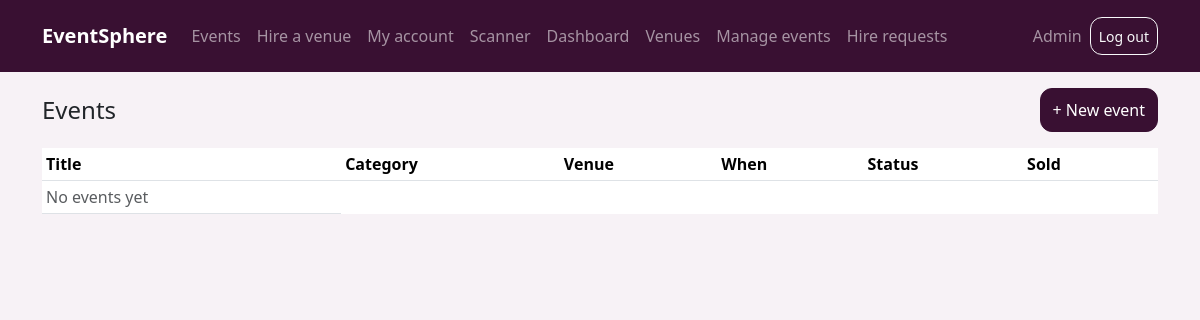
The app's page /admin/events (signed in), older data.
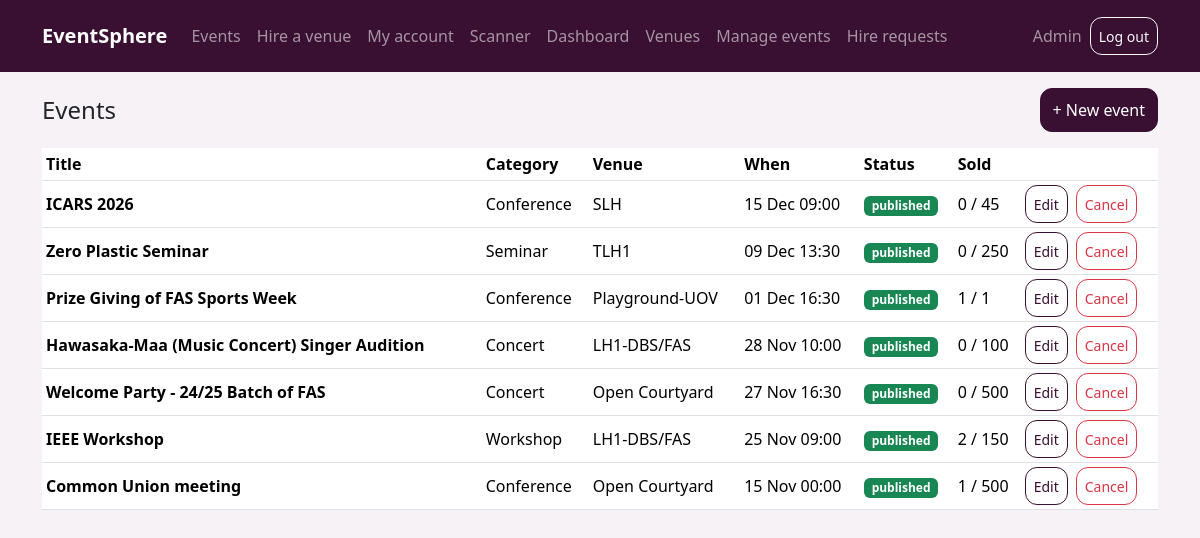
The same page, newer data.
### app/models.py (models this page shows)
class Event(Base):
    __tablename__ = "events"
    id = Column(Integer, primary_key=True)
    title = Column(String(200), nullable=False)
    category = Column(String(50), default="Concert")
    venue_id = Column(Integer, ForeignKey("venues.id"))
    start = Column(DateTime, nullable=False)
    end = Column(DateTime, nullable=False)
    description = Column(Text, default="")
    status = Column(String(20), default="draft")  # draft / published / cancelled

class Venue(Base):
    __tablename__ = "venues"
    id = Column(Integer, primary_key=True)
    name = Column(String(150), nullable=False)
    location = Column(String(200), default="")
    capacity = Column(Integer, nullable=False)
    description = Column(Text, default="")
    image = Column(String(300), default="")
    hourly_rate = Column(Float, default=0)
    open_for_hire = Column(Boolean, default=False)

### app/routes_admin.py (the view)
@router.get("/admin/events")
def events(request: Request, db=Depends(get_db), user=Depends(admin_only)):
    rows = []
    for e in db.query(Event).order_by(Event.start.desc()).all():
        cats = db.query(TicketCategory).filter_by(event_id=e.id).all()
        rows.append(dict(e=e, venue=db.get(Venue, e.venue_id),
                         sold=sum(c.sold for c in cats), total=sum(c.quantity for c in cats)))
    return render(request, "admin_events.html", db, user, rows=rows)

### app/templates/admin_events.html (shortened to what this page needs)
{% extends "base.html" %}
{% block content %}
<div class="d-flex justify-content-between align-items-center mb-3">
  <h4 class="mb-0">Events</h4>
  <a class="btn btn-primary" href="/admin/events/new">+ New event</a>
</div>
<table class="table table-sm bg-white table-stack align-middle">
  <thead><tr><th>Title</th><th>Category</th><th>Venue</th><th>When</th><th>Status</th><th>Sold</th><th></th></tr></thead>
  <tbody>
  {% for x in rows %}
  <tr>
    <td data-label="Title"><strong>{{ x.e.title }}</strong></td>
    <td data-label="Category">{{ x.e.category }}</td>
    <td data-label="Venue">{{ x.venue.name if x.venue }}</td>
    <td data-label="When">{{ x.e.start.strftime('%d %b %H:%M') }}</td>
    <td data-label="Status"><span class="badge bg-{{ 'success' if x.e.status == 'published' else 'secondary' if x.e.status == 'draft' else 'danger' }}">{{ x.e.status }}</span></td>
    <td data-label="Sold">{{ x.sold }} / {{ x.total }}</td>
    <td class="actions">
      <div class="d-flex flex-wrap gap-2">
        {% if x.e.status != 'cancelled' %}<a class="btn btn-sm btn-outline-primary" href="/admin/events/{{ x.e.id }}/edit">Edit</a>{% endif %}
        {% if x.e.status != 'cancelled' %}
        <form method="post" action="/admin/events/{{ x.e.id }}/cancel" class="d-inline"
              onsubmit="return confirm('Cancel this event and refund everyone?')">
          <button class="btn btn-sm btn-outline-danger">Cancel</button>
        </form>{% endif %}
      </div>
    </td>
  </tr>
  {% else %}<tr><td class="full text-muted">No events yet</td></tr>
  {% endfor %}
  </tbody>
</table>
{% endblock %}

Row changes from the older to the newer data that the page shows:
added Event: e "ICARS 2026", e.category "Conference", e.start "15 Dec 09:00", e.status "published"
added Venue: venue "SLH"
added Event: e "Zero Plastic Seminar", e.category "Seminar", e.start "09 Dec 13:30", e.status "published"
added Venue: venue "TLH1"
added Event: e "Prize Giving of FAS Sports Week", e.category "Conference", e.start "01 Dec 16:30", e.status "published"
added Venue: venue "Playground-UOV"
added Event: e "Hawasaka-Maa (Music Concert) Singer Audition", e.category "Concert", e.start "28 Nov 10:00", e.status "published"
now on this page (row edited): Venue: venue "LH1-DBS/FAS" "LH1-DBS/FAS"
added Event: e "Welcome Party - 24/25 Batch of FAS", e.category "Concert", e.start "27 Nov 16:30", e.status "published"
now on this page (row edited): Venue: venue "Open Courtyard" "Open Courtyard"
added Event: e "IEEE Workshop", e.category "Workshop", e.start "25 Nov 09:00", e.status "published"
added Event: e "Common Union meeting", e.category "Conference", e.start "15 Nov 00:00", e.status "published"
Text that changed along with them:
new list line: "0 / 45 Edit Cancel"
new list line: "0 / 250 Edit Cancel"
new list line: "1 / 1 Edit Cancel"
new list line: "0 / 100 Edit Cancel"
new list line: "0 / 500 Edit Cancel"
new list line: "2 / 150 Edit Cancel"
new list line: "1 / 500 Edit Cancel"
text no longer shown: "No events yet"
